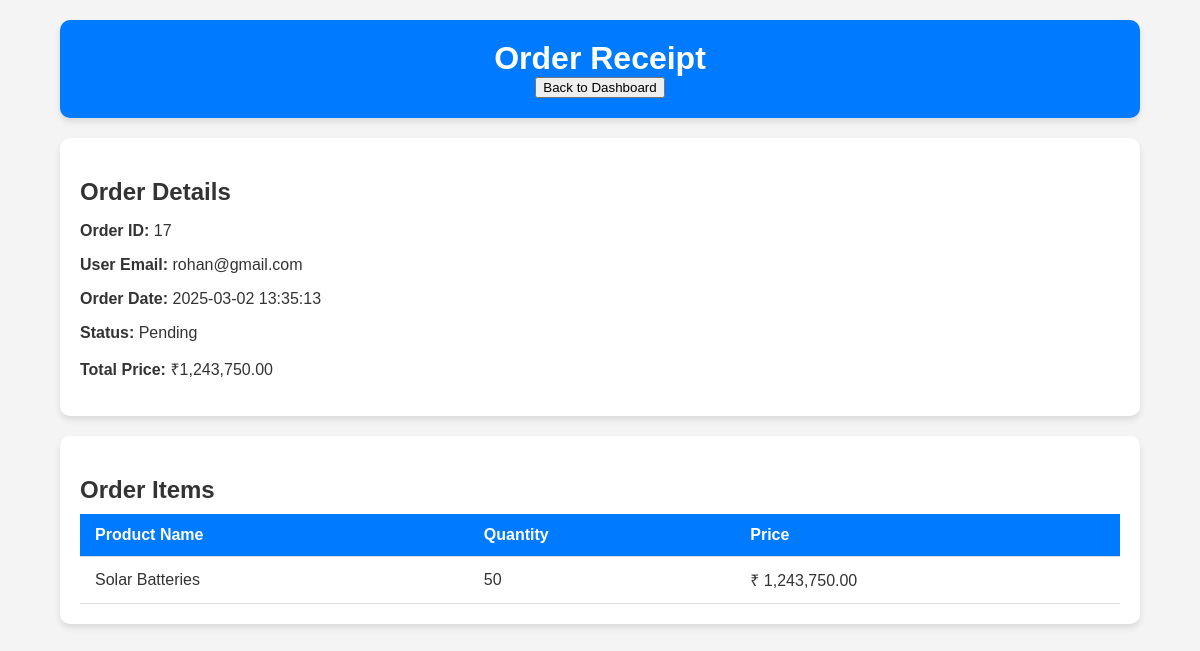
/order_info.php?order_id=17 (signed in), run on the app's committed database.
### tables this page shows
CREATE TABLE `orders` (
  `id` int(11) NOT NULL,
  `user_email` varchar(255) NOT NULL,
  `fullname` varchar(255) NOT NULL,
  `contactno` varchar(20) NOT NULL,
  `address` text NOT NULL,
  `pincode` varchar(10) NOT NULL,
  `total_price` decimal(10,2) NOT NULL,
  `payment_method` varchar(50) NOT NULL DEFAULT 'Cash on Delivery',
  `created_at` timestamp NOT NULL DEFAULT current_timestamp(),
  `status` enum('pending','completed','canceled') NOT NULL DEFAULT 'pending'
);

CREATE TABLE `order_items` (
  `id` int(11) NOT NULL,
  `order_id` int(11) NOT NULL,
  `product_name` varchar(255) NOT NULL,
  `product_price` decimal(10,2) NOT NULL,
  `product_quantity` int(29) NOT NULL
);

### order_info.php (the view, shortened to what this page needs)
<?php
$con = new mysqli("localhost", "root", "", "records");
$order_id = $_GET['order_id'];
$order_query = $con->prepare("SELECT * FROM orders WHERE id = ?");
$order_query->bind_param("i", $order_id);
$order_query->execute();
$order_result = $order_query->get_result();
$order = $order_result->fetch_assoc();
$items_query = $con->prepare("SELECT * FROM order_items WHERE order_id = ?");
$items_query->bind_param("i", $order_id);
$items_query->execute();
$items_result = $items_query->get_result();
?>
<!DOCTYPE html>
<html lang="en">
<head>
    <link rel="stylesheet" href="admin.css">
</head>
<body>
    <div class="container">
        <header>
            <h1>Order Receipt</h1>
            <a href="admin.php"><button>Back to Dashboard</button></a>
        </header>
        <div class="content">
            <section class="card">
                <h2>Order Details</h2>
                <p><strong>Order ID:</strong> <?php echo $order['id']; ?></p>
                <p><strong>User Email:</strong> <?php echo htmlspecialchars($order['user_email']); ?></p>
                <p><strong>Order Date:</strong> <?php echo $order['created_at']; ?></p>
                <p><strong>Status:</strong> <?php echo ucfirst($order['status']); ?></p>
                <p><strong>Total Price:</strong> ₹<?php echo number_format($order['total_price'], 2); ?></p>
            </section>
            <section class="card">
                <h2>Order Items</h2>
                <table>
                    <thead>
                        <tr>
                            <th>Product Name</th>
                            <th>Quantity</th>
                            <th>Price</th>
                        </tr>
                    </thead>
                    <tbody>
                        <?php while ($item = $items_result->fetch_assoc()): ?>
                            <tr>
                                <td><?php echo htmlspecialchars($item['product_name']); ?></td>
                                <td><?php echo $item['product_quantity']; ?></td>
                                <td>₹ <?php echo number_format($item['product_price'], 2); ?></td>
                            </tr>
                        <?php endwhile; ?>
                    </tbody>
                </table>
            </section>
        </div>
    </div>
</body>
</html>

### admin.css (style rules this page uses)
body, html { margin: 0; padding: 0; font-family: Arial, sans-serif; background-color: #f4f4f4; color: #333; }
.container { width: 90%; max-width: 1200px; margin: 20px auto; }
header { background-color: #007BFF; color: #fff; text-align: center; padding: 20px 0; border-radius: 10px; margin-bottom: 20px; box-shadow: 0 4px 6px rgba(0, 0, 0, 0.1); }
header h1 { margin: 0; font-size: 2rem; }
.content { display: grid; grid-template-columns: 1fr; gap: 20px; }
.card { background-color: #fff; padding: 20px; border-radius: 10px; box-shadow: 0 4px 6px rgba(0, 0, 0, 0.1); transition: transform 0.2s ease-in-out; }
table { width: 100%; border-collapse: collapse; margin-top: 10px; }
thead { background-color: #007BFF; color: #fff; }
th, td { padding: 12px 15px; text-align: left; border-bottom: 1px solid #ddd; }
.card h2 { margin-bottom: 10px; color: #333; }

### data on the page
orders: id "17", user_email "rohan@gmail.com", created_at "2025-03-02 13:35:13", status "Pending", total_price "1,243,750.00"
order_items: product_name "Solar Batteries", product_quantity "50", product_price "1,243,750.00"
